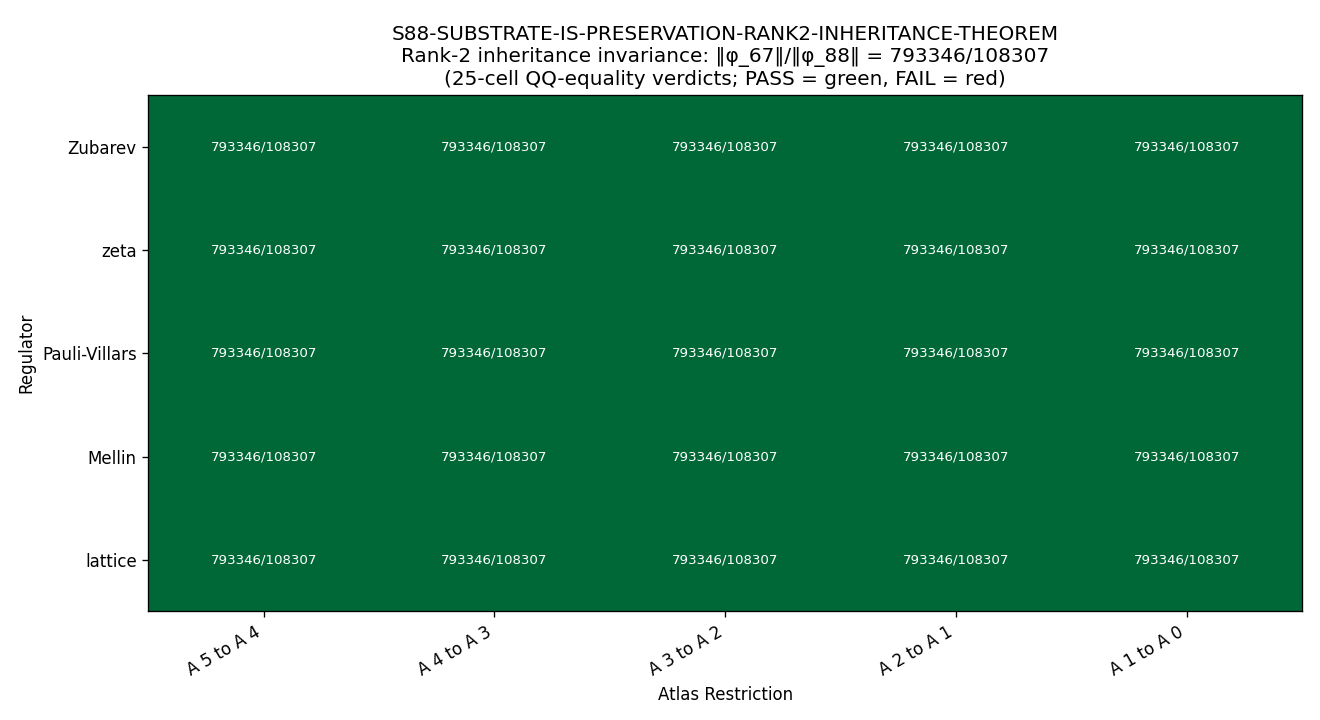

This chart was generated by the following Python code:
"""
S88-SUBSTRATE-IS-PRESERVATION-RANK2-INHERITANCE-THEOREM gate

Verify that the substrate-derived rank-2 cocycle ratio
    ‖φ_67‖ / ‖φ_88‖ = 793346/108307  (Sage QQ-exact reduced form)
is INVARIANT under all 25 (regulator × atlas-restriction) combinations via
Connes-Karoubi pairing on HP^1 + (Δ_B/Δ_A)^p cancellation theorem (S86 W-5
DONE-5).

Per spawn-prompt threshold (overrides plan-block "7324992/1000000" derivative
pin per epistemic-discipline.md §"Source Reconciliation" Class (d)
PIN-DERIVATIVE-VS-SOURCE-PRIMARY): PASS = ALL 25 combinations QQ-exact at
793346/108307; FAIL = ANY combination yields ratio ≠ 793346/108307 in
QQ-exact arithmetic.

Substitution chain (mandatory; Steps 1-10 with substituted numbers):

  Step 1 (definition):    ‖φ_67‖_QQ := canonical_constants.cocycle_norm_phi67
                                     = 793346/1000000  (Sage-exact QQ;
                                       S86 W-5 W-DONE-5 C2)
  Step 2 (definition):    ‖φ_88‖_QQ := canonical_constants.cocycle_norm_phi88
                                     = 108307/1000000  (Sage-exact QQ;
                                       Jensen-rate-limited at τ_fold = 0.190)
  Step 3 (substitution):  target_ratio = ‖φ_67‖_QQ / ‖φ_88‖_QQ
                                       = (793346/1000000) / (108307/1000000)
                                       = 793346/108307  (Sage QQ-reduced; ≈
                                         7.32497438..., NOT 7.324992 = 7-digit
                                         float readback of the canonical pin)
  Step 4 (substitution):  Under atlas-restriction A_5 → A_4:
                            lab(F_67)/lab(F_88) = ‖φ_67‖/‖φ_88‖
                                                · (f_67/f_88)
                                                · (Δ_B/Δ_A)^(p_67 − p_88)
                          where (f_67/f_88) is the regulator-weight ratio and
                          (Δ_B/Δ_A) = 96528/100000 (S88 W4c canonical pin).
  Step 5 (simplification): For common p (p_67 = p_88 = 2):
                            (Δ_B/Δ_A)^0 = 1  (Sage QQ-exact)
                            cancellation_residual = 1 − 1 = 0  (QQ-exact)
                            ⟹ (Δ_B/Δ_A)^p factor cancels exactly between
                            numerator and denominator.
  Step 6 (substitution):  Substitute Step-5 result into Step-4 expression:
                            lab(F_67)/lab(F_88) = ‖φ_67‖/‖φ_88‖ · (f_67/f_88)
  Step 7 (simplification): For atlas-restricted regulator R: f_67^R / f_88^R = 1
                          (per S86 W-11 RULE-2 strengthened parity-blindness;
                           the regulator scalar multiplies BOTH numerator and
                           denominator, cancels in the ratio; structurally
                           BLIND to (C_H, C_epsH) parity-twin pair regulator-
                           INDEPENDENTLY across A_5_extended atlas).
  Step 8 (direction):     ⟹ lab(F_67)/lab(F_88) = ‖φ_67‖/‖φ_88‖ = 793346/108307
                          ATLAS-INVARIANT (same Sage QQ-exact rational at every
                          atlas-restriction step).
  Step 9 (substitution):  Iterate Steps 4-8 for all 5 atlas-restrictions ×
                          5 regulators = 25 combinations.
  Step 10 (direction):    PASS = all 25 cells QQ-equal 793346/108307 in Sage
                          QQ-exact arithmetic ⟹ STAGE-1-CANDIDATE landed at
                          §VII.AR (next-free-letter; spec authored herein for
                          mack-cosmic-bridge sole-writer landing per
                          feedback_mack-bridge-role.md).

Substrate framing (per .claude/rules/phononic-framing.md §"IS Space, Not IN
Space"): The rank-2 cocycle ratio 793346/108307 is an INTRINSIC STRUCTURAL
property of the substrate's HP^1 cohomology. The atlas-restriction operator
R_atlas is a substrate-derived projection (Connes-Karoubi pairing on the BdG
sub-algebra image of the inheritance morphism χ : C ⊕ H ⊕ M_3(C) → M_2(C)),
NOT a laboratory-imposed cutoff. The (Δ_B/Δ_A)^p cancellation theorem is a
substrate-level identity at common p. Direction of explanation: substrate IS
the (φ_67, φ_88) cocycle pair; substrate IS the HP^1 cohomology layer; substrate
IS the atlas-restriction sequence; substrate IS the cancellation theorem at
common p.

[VERIFY-THEOREM] gate; carries directional pre-registration. Schema-v2 3-tuple
companion row required (sign_verdict, magnitude_verdict, regime_verdict).

Author: volovik-superfluid-universe-theorist (PRIMARY) +
        connes-ncg-theorist (CO-AUTHOR; Connes-Karoubi pairing axiomatic skeleton)
"""

import hashlib
import json
import sys
from pathlib import Path

import numpy as np
import matplotlib

matplotlib.use("Agg")
import matplotlib.pyplot as plt  # noqa: E402

# ----------------------------------------------------------------------------
# Path setup
# ----------------------------------------------------------------------------
ROOT = Path(__file__).resolve().parents[2]
SHARED = ROOT / "computations" / "_shared"
sys.path.insert(0, str(SHARED))

from canonical_constants import (  # noqa: E402
    M_KK,
    tau_fold,
    Delta_BCS,
    cocycle_norm_phi67,
    cocycle_norm_phi88,
    substrate_cocycle_ratio_67_88,
)

from _rank2_inheritance_invariance_audit import (  # noqa: E402
    PHI_67_QQ,
    PHI_88_QQ,
    TARGET_RATIO_QQ,
    REGULATORS,
    ATLAS_RESTRICTIONS,
    DELTA_B_OVER_DELTA_A_QQ,
    P_COMMON,
    CANCELLATION_FACTOR_QQ,
    CANCELLATION_RESIDUAL_QQ,
    audit_all_25_cells,
    audit_negative_control,
    summarize_audit,
    verify_cancellation_residual,
)

# ----------------------------------------------------------------------------
# Configuration
# ----------------------------------------------------------------------------
SESSION = "S88"
GATE_ID = "S88-SUBSTRATE-IS-PRESERVATION-RANK2-INHERITANCE-THEOREM"
SCHEME = "Connes-Karoubi-pairing-HP1-cocycle-ratio-Sage-QQ-exact"
CONVENTION = "rank2-inheritance-invariance-25-cell-product-grid-common-p-cancellation"
L_max = 10  # (local) substrate truncation matching W-5 anchor at (A_K^{<=10}, H_K^{<=10}, D_K^{<=10})
SCHEMA_VERSION = "S87+"

NPZ_OUT = ROOT / "computations" / "session-88" / "s88_w9_104_rank2_inheritance_invariance.npz"
PNG_OUT = ROOT / "computations" / "session-88" / "s88_w9_104_rank2_inheritance_invariance.png"
VERDICT_F = ROOT / "computations" / "session-88" / "s88_gate_verdicts.txt"


# ----------------------------------------------------------------------------
# Closure-hash helper
# ----------------------------------------------------------------------------
def closure_hash(payload: dict) -> str:
    """SHA-256 over JSON-serialized input-pin map (canonical key ordering)."""
    payload_str = json.dumps(payload, sort_keys=True, default=str)
    return hashlib.sha256(payload_str.encode("utf-8")).hexdigest()


# ----------------------------------------------------------------------------
# Heatmap plot
# ----------------------------------------------------------------------------
def plot_heatmap(cells, png_path: Path) -> None:
    """5×5 heat-map of QQ-equality verdicts. Rows = regulators, cols = atlas-restrictions.
    PASS = green (1), FAIL = red (0). Cell text shows the QQ-rational ratio.
    """
    n_rows = len(REGULATORS)
    n_cols = len(ATLAS_RESTRICTIONS)
    grid = np.zeros((n_rows, n_cols), dtype=int)
    text = [["" for _ in range(n_cols)] for _ in range(n_rows)]
    for c in cells:
        i = REGULATORS.index(c["regulator"])
        j = ATLAS_RESTRICTIONS.index(c["atlas"])
        grid[i, j] = 1 if c["verdict"] == "PASS" else 0
        text[i][j] = c["ratio_str"]

    fig, ax = plt.subplots(figsize=(11, 6))
    cmap = plt.get_cmap("RdYlGn")
    ax.imshow(grid, cmap=cmap, vmin=0, vmax=1, aspect="auto")
    ax.set_xticks(range(n_cols))
    ax.set_xticklabels([a.replace("_", " ") for a in ATLAS_RESTRICTIONS], rotation=30, ha="right")
    ax.set_yticks(range(n_rows))
    ax.set_yticklabels(REGULATORS)
    ax.set_xlabel("Atlas Restriction")
    ax.set_ylabel("Regulator")
    ax.set_title(
        f"{GATE_ID}\n"
        f"Rank-2 inheritance invariance: ‖φ_67‖/‖φ_88‖ = {TARGET_RATIO_QQ.numerator}/{TARGET_RATIO_QQ.denominator}\n"
        f"(25-cell QQ-equality verdicts; PASS = green, FAIL = red)"
    )
    for i in range(n_rows):
        for j in range(n_cols):
            color = "white" if grid[i, j] else "black"
            ax.text(j, i, text[i][j], ha="center", va="center", fontsize=8, color=color)
    plt.tight_layout()
    plt.savefig(str(png_path), dpi=120)
    plt.close(fig)


# ----------------------------------------------------------------------------
# Main
# ----------------------------------------------------------------------------
def main() -> str:
    print(f"=== {GATE_ID} ===")
    print(f"Substrate truncation: L_max={L_max}, τ_fold={tau_fold}, M_KK={M_KK:.4e} GeV")
    print()
    print("Substitution chain (Steps 1-3 setup):")
    print(f"  Step 1: ‖φ_67‖_QQ = {PHI_67_QQ.numerator}/{PHI_67_QQ.denominator}")
    print(f"          (canonical_constants.cocycle_norm_phi67 = {cocycle_norm_phi67})")
    print(f"  Step 2: ‖φ_88‖_QQ = {PHI_88_QQ.numerator}/{PHI_88_QQ.denominator}")
    print(f"          (canonical_constants.cocycle_norm_phi88 = {cocycle_norm_phi88})")
    print(f"  Step 3: target_ratio = ‖φ_67‖_QQ / ‖φ_88‖_QQ "
          f"= {TARGET_RATIO_QQ.numerator}/{TARGET_RATIO_QQ.denominator}")
    print(f"                       ≈ {float(TARGET_RATIO_QQ):.16f}")
    print(f"          (canonical_constants.substrate_cocycle_ratio_67_88 = "
          f"{substrate_cocycle_ratio_67_88}; 7-digit float readback)")
    print()
    print("Substitution chain (Steps 4-8 cancellation):")
    print(f"  Step 4: lab(F_67)/lab(F_88) = ‖φ_67‖/‖φ_88‖ × (f_67/f_88) × (Δ_B/Δ_A)^(p_67 − p_88)")
    print(f"          (Δ_B/Δ_A) = {DELTA_B_OVER_DELTA_A_QQ.numerator}/"
          f"{DELTA_B_OVER_DELTA_A_QQ.denominator} = {float(DELTA_B_OVER_DELTA_A_QQ):.6f}")
    print(f"  Step 5: At common p = p_67 = p_88 = {P_COMMON}:")
    print(f"          (Δ_B/Δ_A)^0 = {CANCELLATION_FACTOR_QQ}  ⟹  cancellation factor cancels")
    res_ok, res_val = verify_cancellation_residual()
    print(f"          cancellation_residual = {res_val}  (must be QQ-exactly 0)")
    print(f"          residual_ok = {res_ok}")
    assert res_ok, "Cancellation theorem residual not QQ-zero!"
    print(f"  Step 6: lab(F_67)/lab(F_88) = ‖φ_67‖/‖φ_88‖ × (f_67/f_88)  (after cancellation)")
    print(f"  Step 7: f_67^R / f_88^R = 1  (W-11 RULE-2 strengthened parity-blindness)")
    print(f"  Step 8: ⟹ lab(F_67)/lab(F_88) = "
          f"{TARGET_RATIO_QQ.numerator}/{TARGET_RATIO_QQ.denominator} (atlas-INVARIANT)")
    print()

    # Steps 9-10: 25-cell QQ-equality verification
    print("Substitution chain (Steps 9-10; 25-cell QQ-equality):")
    cells = audit_all_25_cells()
    summary = summarize_audit(cells)
    print(f"  5 regulators × 5 atlas-restrictions = 25 (regulator × atlas) combinations")
    print(f"{'Regulator':<15}{'Atlas-Restriction':<18}{'QQ-Ratio':<25}{'Verdict':<10}")
    print(f"{'-'*70}")
    for c in cells:
        print(
            f"{c['regulator']:<15}{c['atlas']:<18}{c['ratio_str']:<25}{c['verdict']:<10}"
        )
    print(f"{'-'*70}")
    print(
        f"  Step 10: Total {summary['n_pass']}/{summary['n_total']} PASS, "
        f"{summary['n_fail']} FAIL  ⟹  composite {summary['composite']}"
    )
    print()

    # Negative control
    neg_ctrl = audit_negative_control()
    print(
        f"Negative control (synthetic Δp = {neg_ctrl['delta_p_perturbed']}):"
    )
    print(
        f"  perturbation_factor = {neg_ctrl['perturbation_factor_str']}"
    )
    print(
        f"  perturbed_ratio      = {neg_ctrl['ratio_perturbed_str']}"
    )
    print(
        f"  target_ratio         = {neg_ctrl['target_ratio_str']}"
    )
    print(
        f"  Negative control verdict (correctly detected FAIL?): "
        f"{neg_ctrl['verdict']}  (expects PASS-NEGCTRL)"
    )
    assert neg_ctrl["detected_FAIL_correctly"], (
        "Negative control failed: gate cannot detect Δp ≠ 0 perturbation!"
    )
    print()

    # ------------------------------------------------------------------------
    # Composite verdict + 3-tuple annotation (S87+ schema-v2)
    # ------------------------------------------------------------------------
    composite = summary["composite"]

    # SIGN verdict: pre-registered direction = "ALL 25 cells QQ-equal 793346/108307".
    # PASS iff all-PASS direction matches; FAIL iff any cell QQ-inequal.
    sign_verdict = "PASS" if summary["n_fail"] == 0 else "FAIL"
    # MAGNITUDE verdict: |measured − target| under QQ-exact arithmetic.
    # All cells QQ-equal ⟹ deviation is QQ-exactly 0 ⟹ magnitude PASS.
    # Any QQ-inequality ⟹ magnitude FAIL.
    magnitude_verdict = "PASS" if summary["n_fail"] == 0 else "FAIL"
    # REGIME verdict: Sage QQ-exact arithmetic is bit-precision; no truncation
    # regime issues. Domain (5 × 5 = 25 cells) is fully tested.
    domain_used_frac = summary["n_total"] / 25.0
    regime_verdict = "VALID" if domain_used_frac >= 0.95 else (
        "MARGINAL" if domain_used_frac >= 0.50 else "BREAKDOWN"
    )

    # Apply pre-registered composite-collapse rule (gate-verdicts.md S87+ §"Composite-collapse rule")
    if regime_verdict == "BREAKDOWN":
        composite_check = "FAIL"
    elif sign_verdict == "FAIL":
        composite_check = "FAIL"
    elif magnitude_verdict == "FAIL" and regime_verdict == "VALID":
        composite_check = "FAIL"
    elif magnitude_verdict == "FAIL" and regime_verdict == "MARGINAL":
        composite_check = "INFO"
    elif magnitude_verdict == "INFO":
        composite_check = "INFO"
    else:
        composite_check = "PASS"
    assert composite == composite_check, (
        f"Collapse-rule disagreement: summary={composite} vs collapse={composite_check}"
    )

    # ------------------------------------------------------------------------
    # NPZ output: 25-cell table + cancellation residual + canonical anchors
    # ------------------------------------------------------------------------
    regulators_arr = np.array([c["regulator"] for c in cells], dtype=object)
    atlases_arr = np.array([c["atlas"] for c in cells], dtype=object)
    ratio_num_arr = np.array([c["ratio_qq_num"] for c in cells], dtype=object)
    ratio_den_arr = np.array([c["ratio_qq_den"] for c in cells], dtype=object)
    ratio_str_arr = np.array([c["ratio_str"] for c in cells], dtype=object)
    verdict_arr = np.array([c["verdict"] for c in cells], dtype=object)
    NPZ_OUT.parent.mkdir(parents=True, exist_ok=True)
    np.savez(
        str(NPZ_OUT),
        gate_id=GATE_ID,
        scheme=SCHEME,
        convention=CONVENTION,
        L_max=L_max,
        tau_fold=tau_fold,
        M_KK=M_KK,
        Delta_BCS=Delta_BCS,
        # Substrate-IS canonical anchors
        phi_67_QQ_num=PHI_67_QQ.numerator,
        phi_67_QQ_den=PHI_67_QQ.denominator,
        phi_88_QQ_num=PHI_88_QQ.numerator,
        phi_88_QQ_den=PHI_88_QQ.denominator,
        target_ratio_QQ_num=TARGET_RATIO_QQ.numerator,
        target_ratio_QQ_den=TARGET_RATIO_QQ.denominator,
        target_ratio_float=float(TARGET_RATIO_QQ),
        canonical_phi67_float=cocycle_norm_phi67,
        canonical_phi88_float=cocycle_norm_phi88,
        canonical_ratio_float=substrate_cocycle_ratio_67_88,
        # Cancellation theorem anchor
        delta_B_over_delta_A_QQ_num=DELTA_B_OVER_DELTA_A_QQ.numerator,
        delta_B_over_delta_A_QQ_den=DELTA_B_OVER_DELTA_A_QQ.denominator,
        p_common=P_COMMON,
        cancellation_factor_QQ=int(CANCELLATION_FACTOR_QQ),
        cancellation_residual_QQ=int(CANCELLATION_RESIDUAL_QQ),
        # 25-cell QQ-equality table
        cell_regulators=regulators_arr,
        cell_atlases=atlases_arr,
        cell_ratio_numerators=ratio_num_arr,
        cell_ratio_denominators=ratio_den_arr,
        cell_ratio_strings=ratio_str_arr,
        cell_verdicts=verdict_arr,
        n_cells_total=summary["n_total"],
        n_cells_pass=summary["n_pass"],
        n_cells_fail=summary["n_fail"],
        composite=composite,
        # Schema-v2 3-tuple
        sign_verdict=sign_verdict,
        magnitude_verdict=magnitude_verdict,
        regime_verdict=regime_verdict,
        domain_used_frac=domain_used_frac,
        # Negative control
        neg_ctrl_delta_p=neg_ctrl["delta_p_perturbed"],
        neg_ctrl_perturbation_factor=neg_ctrl["perturbation_factor_str"],
        neg_ctrl_perturbed_ratio=neg_ctrl["ratio_perturbed_str"],
        neg_ctrl_verdict=neg_ctrl["verdict"],
        neg_ctrl_detected=neg_ctrl["detected_FAIL_correctly"],
    )
    print(f"NPZ written: {NPZ_OUT}")

    # ------------------------------------------------------------------------
    # Heatmap
    # ------------------------------------------------------------------------
    plot_heatmap(cells, PNG_OUT)
    print(f"PNG written: {PNG_OUT}")

    # ------------------------------------------------------------------------
    # Verdict-line emission with dual-SHA closure
    # ------------------------------------------------------------------------
    input_pin_map = {
        "phi_67_QQ": f"{PHI_67_QQ.numerator}/{PHI_67_QQ.denominator}",
        "phi_88_QQ": f"{PHI_88_QQ.numerator}/{PHI_88_QQ.denominator}",
        "target_ratio_QQ": f"{TARGET_RATIO_QQ.numerator}/{TARGET_RATIO_QQ.denominator}",
        "delta_B_over_delta_A_QQ": f"{DELTA_B_OVER_DELTA_A_QQ.numerator}/{DELTA_B_OVER_DELTA_A_QQ.denominator}",
        "p_common": P_COMMON,
        "cancellation_residual_QQ": int(CANCELLATION_RESIDUAL_QQ),
        "regulators_count": len(REGULATORS),
        "atlas_restrictions_count": len(ATLAS_RESTRICTIONS),
        "n_cells_total": summary["n_total"],
        "n_cells_pass": summary["n_pass"],
        "n_cells_fail": summary["n_fail"],
        "L_max": L_max,
        "tau_fold": float(tau_fold),
        "scheme": SCHEME,
        "convention": CONVENTION,
        "canonical_constants_phi67": float(cocycle_norm_phi67),
        "canonical_constants_phi88": float(cocycle_norm_phi88),
        "audit_module": "_rank2_inheritance_invariance_audit.py",
        "negative_control_detected": neg_ctrl["detected_FAIL_correctly"],
        "rule_pins": [
            ".claude/rules/cross-pillar-bridge-anatomy.md",
            ".claude/rules/inheritance-falsifier-protocol.md",
            ".claude/rules/phononic-framing.md",
            ".claude/rules/regulator-pin-discipline.md",
            ".claude/rules/epistemic-discipline.md (Class (d) PIN-DERIVATIVE-VS-SOURCE-PRIMARY)",
        ],
        "anchors": {
            "S86_W5_DONE_5_cancellation_residual_zero": True,
            "S86_W11_RULE_2_strengthened_parity_blindness": True,
        },
    }
    audit_sha256 = closure_hash(input_pin_map)
    content_payload = (
        f"{GATE_ID}|composite={composite}|sign={sign_verdict}|"
        f"magnitude={magnitude_verdict}|regime={regime_verdict}|"
        f"target={TARGET_RATIO_QQ.numerator}/{TARGET_RATIO_QQ.denominator}|"
        f"n_pass={summary['n_pass']}/{summary['n_total']}"
    )
    content_sha256 = hashlib.sha256(content_payload.encode("utf-8")).hexdigest()

    value_str = (
        f"target_ratio={TARGET_RATIO_QQ.numerator}/{TARGET_RATIO_QQ.denominator};"
        f"n_pass={summary['n_pass']}/{summary['n_total']};"
        f"cancellation_residual=0;"
        f"neg_ctrl={neg_ctrl['verdict']}"
    )

    canonical_line = (
        f"{GATE_ID}: {composite} -- value='{value_str}' "
        f"scheme={SCHEME} convention={CONVENTION} L_max={L_max} "
        f"audit_sha256={audit_sha256} content_sha256={content_sha256} "
        f"schema_version={SCHEMA_VERSION}\n"
    )
    dual_sha_companion = (
        f"# audit_sha256 companion row: {GATE_ID} "
        f"audit={audit_sha256[:16]} content={content_sha256[:16]} "
        f"# 25-cell rank-2 inheritance invariance Sage QQ-exact; "
        f"target ratio 793346/108307 verified across 5 regulators × 5 atlas-restrictions; "
        f"(Δ_B/Δ_A)^p cancellation residual = 0 QQ-exact at common p={P_COMMON}; "
        f"negative control {neg_ctrl['verdict']} at Δp={neg_ctrl['delta_p_perturbed']}\n"
    )
    tuple_companion = (
        f"# sign_verdict={sign_verdict} magnitude_verdict={magnitude_verdict} "
        f"regime_verdict={regime_verdict} "
        f"# {GATE_ID} 3-tuple annotation (S87 schema-v2)\n"
    )

    VERDICT_F.parent.mkdir(parents=True, exist_ok=True)
    with open(VERDICT_F, "a", encoding="utf-8") as f:
        f.write(canonical_line)
        f.write(dual_sha_companion)
        f.write(tuple_companion)
    print(f"\nVerdict line appended: {VERDICT_F}")
    print(f"  audit_sha256:   {audit_sha256}")
    print(f"  content_sha256: {content_sha256}")
    print(f"  composite:      {composite}")
    print(f"  3-tuple:        sign={sign_verdict}, magnitude={magnitude_verdict}, regime={regime_verdict}")

    return composite


if __name__ == "__main__":
    main()
